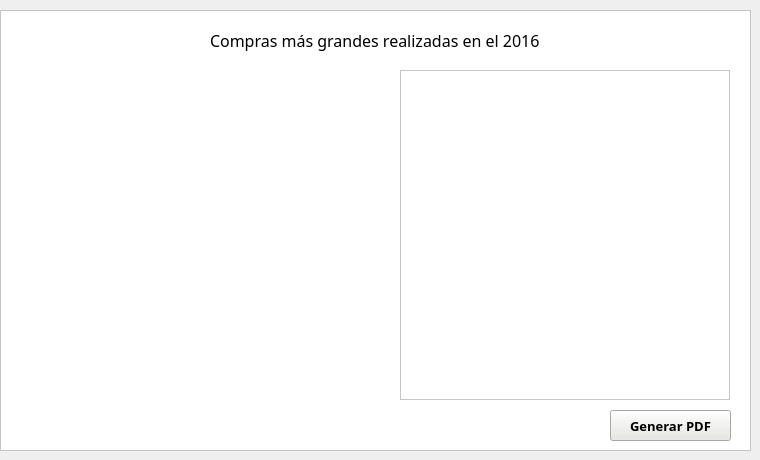
    <widget class="QWidget" name="tab_4">
     <attribute name="title">
      <string>Análisis y gráficas</string>
     </attribute>
     <widget class="QFrame" name="frame_7">
      <property name="geometry">
       <rect>
        <x>0</x>
        <y>10</y>
        <width>751</width>
        <height>441</height>
       </rect>
      </property>
      <property name="styleSheet">
       <string notr="true">background-color: rgb(255, 255, 255);</string>
      </property>
      <property name="frameShape">
       <enum>QFrame::StyledPanel</enum>
      </property>
      <property name="frameShadow">
       <enum>QFrame::Raised</enum>
      </property>
      <widget class="QLabel" name="label">
       <property name="geometry">
        <rect>
         <x>210</x>
         <y>20</y>
         <width>351</width>
         <height>21</height>
        </rect>
       </property>
       <property name="font">
        <font>
         <family>Century Gothic</family>
         <pointsize>12</pointsize>
        </font>
       </property>
       <property name="text">
        <string>Compras más grandes realizadas en el 2016</string>
       </property>
      </widget>
      <widget class="PlotWidget" name="graphicsView">
       <property name="geometry">
        <rect>
         <x>400</x>
         <y>60</y>
         <width>330</width>
         <height>330</height>
        </rect>
       </property>
      </widget>
      <widget class="QPushButton" name="boton_pdf">
       <property name="geometry">
        <rect>
         <x>610</x>
         <y>400</y>
         <width>121</width>
         <height>31</height>
        </rect>
       </property>
       <property name="font">
        <font>
         <family>Century Gothic</family>
         <pointsize>10</pointsize>
         <weight>75</weight>
         <bold>true</bold>
        </font>
       </property>
       <property name="styleSheet">
        <string notr="true">background-color: rgb(232, 231, 226);</string>
       </property>
       <property name="text">
        <string>Generar PDF</string>
       </property>
      </widget>
     </widget>
    </widget>
